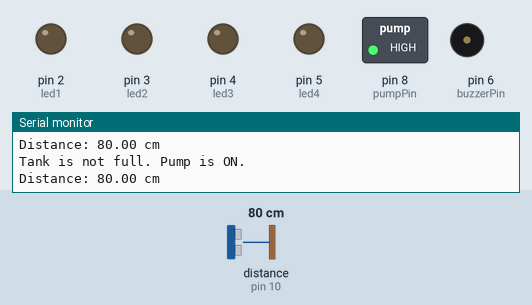
The sketch below on a simulated Arduino Uno, built with avr-gcc and run on an emulated ATmega328P. On the bench: switched loads named in the sketch (green lamp = pin HIGH), output pins drawn as LEDs (lit = HIGH), buzzer (waves = sounding), the last lines printed to the serial monitor. The test bench sets the inputs (shaded band); at power-on: distance to the obstacle (sensor on pin 10) 80 cm. The echo pulse lasts 58.3 µs per cm.

Above: at 1.8 s.
1.9 s: distance to the obstacle (sensor on pin 10) set to 11 cm
3.4 s: distance to the obstacle (sensor on pin 10) set to 8 cm
At 5.1 s:
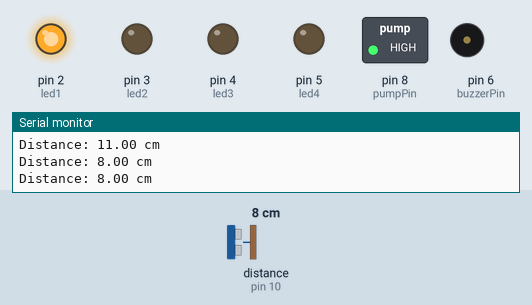
5.5 s: distance to the obstacle (sensor on pin 10) set to 2 cm
At 6.7 s:
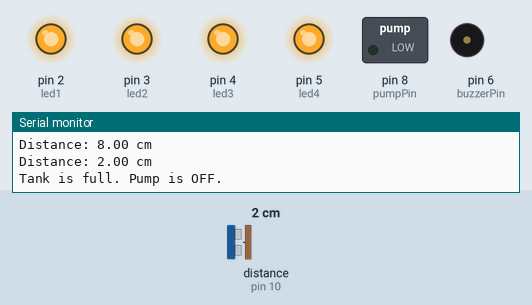
7.5 s: distance to the obstacle (sensor on pin 10) set to 5 cm
At 8.3 s:
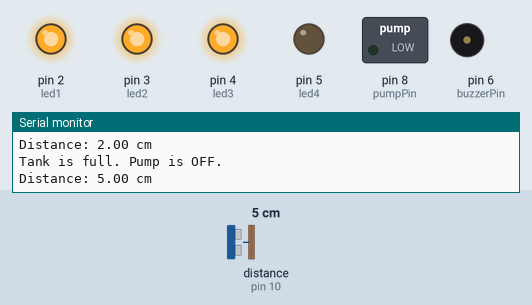
9.5 s: distance to the obstacle (sensor on pin 10) set to 7 cm
At 11.2 s:
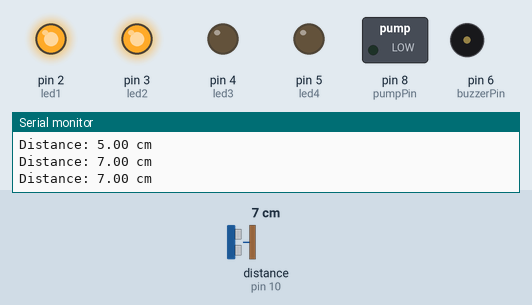
11.5 s: distance to the obstacle (sensor on pin 10) set to 4 cm
At 12.8 s:
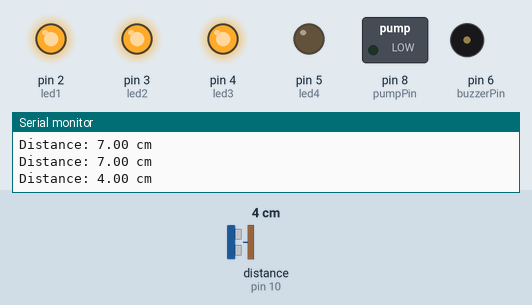
Timing chart, 0 to 14.5 s (numbered marks = the images above; inputs shaded):
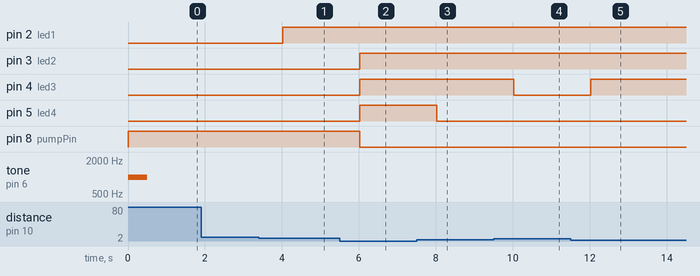

The sketch:

Automatic_Water_pump_management_and_water_level_monitor.ino
```cpp
#include <Ultrasonic.h> // Library for ultrasonic sensor

#define TRIGGER_PIN 9
#define ECHO_PIN 10
#define MAX_DISTANCE 200 // Maximum distance (in cm) to consider for water level

const int pumpPin = 8; // Pin connected to the relay module to control the pump
const int buzzerPin = 6; // Pin connected to the buzzer

// LED lights
const int led1 = 2;
const int led2 = 3;
const int led3 = 4;
const int led4 = 5;

bool isPumpOn = false; // Variable to track the pump state
Ultrasonic ultrasonic(TRIGGER_PIN, ECHO_PIN); // Create an ultrasonic sensor object

void setup() {
  pinMode(pumpPin, OUTPUT);
  digitalWrite(pumpPin, LOW); // Initially, turn off the pump
  pinMode(buzzerPin, OUTPUT); // Set buzzer pin as OUTPUT
  noTone(buzzerPin); // Turn off the buzzer initially
  pinMode(led1, OUTPUT); // Set LED pins as OUTPUT
  pinMode(led2, OUTPUT);
  pinMode(led3, OUTPUT);
  pinMode(led4, OUTPUT);
  Serial.begin(9600);
}

void loop() {
  float distance = ultrasonic.read(); // Measure the distance from the sensor to the water surface in cm

  if (distance == 0.0 || distance >= MAX_DISTANCE) {
    Serial.println("Error: No measurement or out of range"); // If there's an error in measurement, print an error message
  }
  else {
    Serial.print("Distance: ");
    Serial.print(distance);
    Serial.println(" cm");

    // Check the water level and control the pump accordingly
    if (distance <= 3.0) {
      // Tank is full, turn on all LEDs and turn off the pump
      digitalWrite(led1, HIGH);
      digitalWrite(led2, HIGH);
      digitalWrite(led3, HIGH);
      digitalWrite(led4, HIGH);
      digitalWrite(pumpPin, LOW);
      if (isPumpOn) {
        noTone(buzzerPin); // Turn off the buzzer when the pump turns off
        isPumpOn = false; // Update the pump state
      }
      Serial.println("Tank is full. Pump is OFF.");
    }
    else if (distance <= 5.0) {
      // Tank is 75% full
      digitalWrite(led1, HIGH);
      digitalWrite(led2, HIGH);
      digitalWrite(led3, HIGH);
      digitalWrite(led4, LOW);
    }
    else if (distance <= 7.0) {
      // Tank is 50% full
      digitalWrite(led1, HIGH);
      digitalWrite(led2, HIGH);
      digitalWrite(led3, LOW);
      digitalWrite(led4, LOW);
    }
    else if (distance <= 9.0) {
      // Tank is 25% full
      digitalWrite(led1, HIGH);
      digitalWrite(led2, LOW);
      digitalWrite(led3, LOW);
      digitalWrite(led4, LOW);
    }
    else {
      // Tank is empty, turn off all LEDs and turn on the pump
      digitalWrite(led1, LOW);
      digitalWrite(led2, LOW);
      digitalWrite(led3, LOW);
      digitalWrite(led4, LOW);

      if (!isPumpOn) {
        digitalWrite(pumpPin, HIGH); // Turn on the pump when the tank is not full and the pump is not already on
        isPumpOn = true; // Update the pump state
        tone(buzzerPin, 1000); // Turn on the buzzer when the pump turns on
        Serial.println("Tank is not full. Pump is ON.");
      }
    }

    // Add a delay here before turning off the buzzer
    delay(500); // Wait for a second before turning off the buzzer
    noTone(buzzerPin); // Turn off the buzzer
  }
  delay(500); // Delay for a second before taking the next measurement
}
```

Measured:
- the behaviour switches between 10 and 9 cm on distance to the obstacle (sensor on pin 10) (found by bisection; images 0 and 1)
- the behaviour switches between 3 and 4 cm on distance to the obstacle (sensor on pin 10) (found by bisection; images 2 and 3)
- the behaviour switches between 5 and 6 cm on distance to the obstacle (sensor on pin 10) (found by bisection; images 3 and 4)
- after the input at 3.4 s, pin 2 (led1): LOW → HIGH after 0.62 s
- after the input at 5.5 s, pin 3 (led2), pin 4 (led3), pin 5 (led4): LOW → HIGH after 0.52 s; pin 8 (pumpPin): HIGH → LOW after 0.52 s
- after the input at 7.5 s, pin 5 (led4): HIGH → LOW after 0.52 s
- after the input at 9.5 s, pin 4 (led3): HIGH → LOW after 0.53 s
- after the input at 11.5 s, pin 4 (led3): LOW → HIGH after 0.53 s
